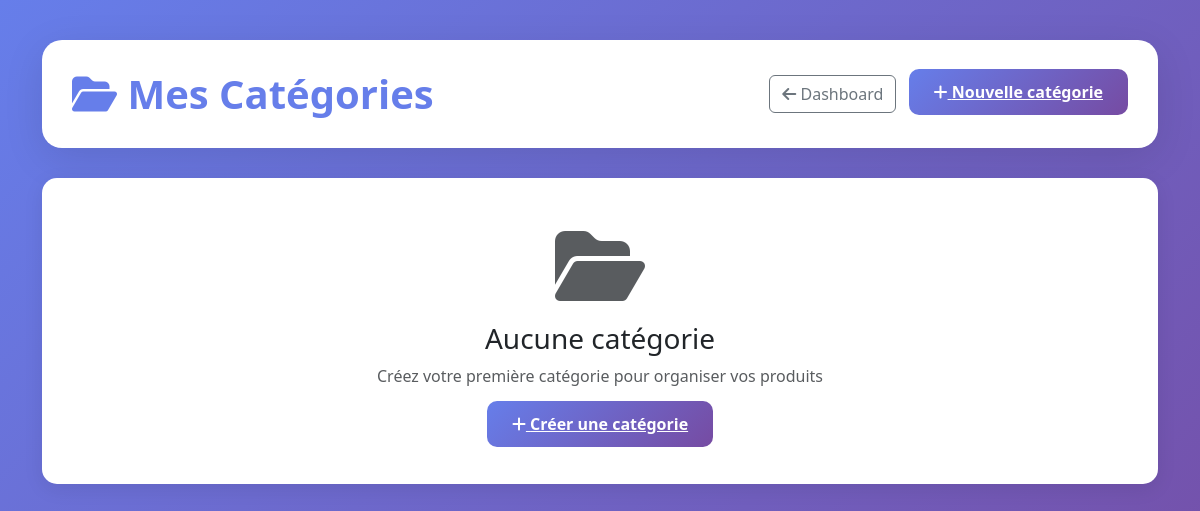
The app's page /products/categories/, older data.
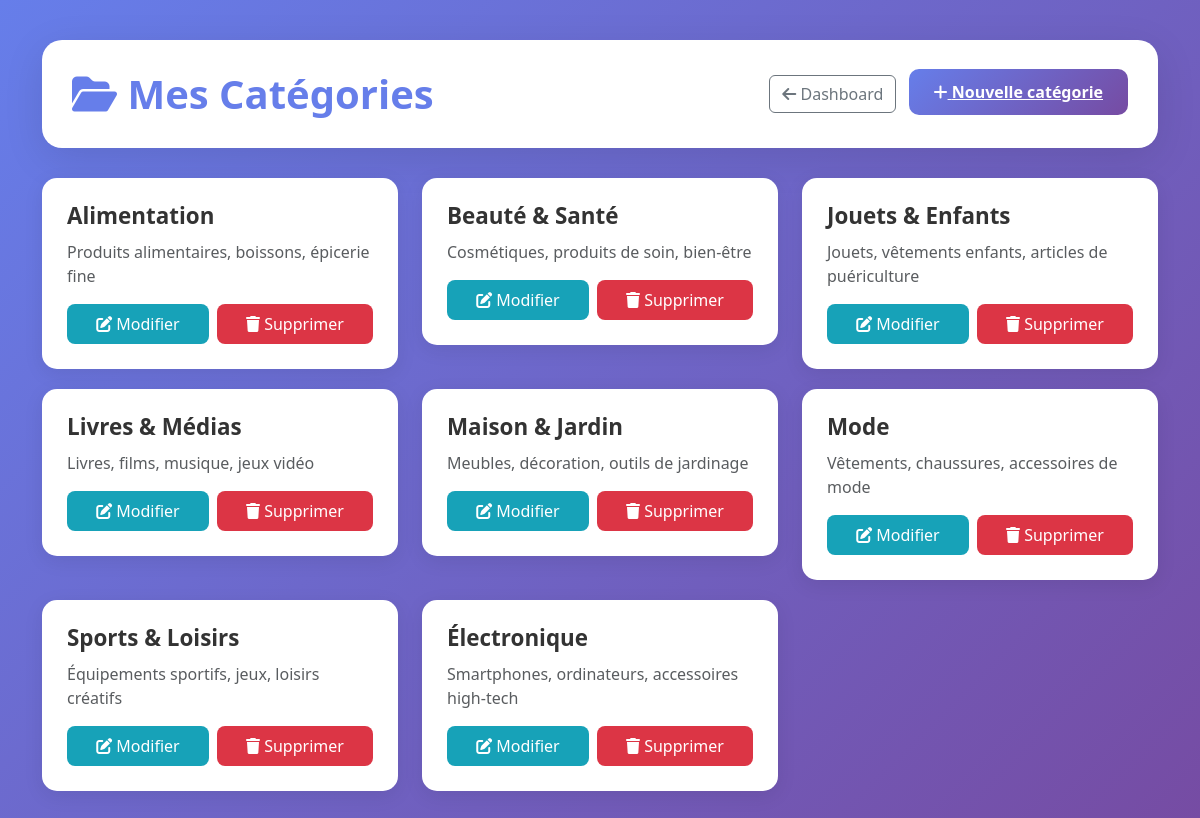
The same page, newer data.
### products/models.py (models this page shows, shortened)
class Category(models.Model):
    name = models.CharField(max_length=100, verbose_name="Nom de la catégorie")
    description = models.TextField(blank=True, verbose_name="Description")
    image = models.ImageField(upload_to='categories/', blank=True, null=True, verbose_name="Image")
    created_at = models.DateTimeField(auto_now_add=True)
    class Meta:
        verbose_name = "Catégorie"
        verbose_name_plural = "Catégories"
        ordering = ['name']

### products/views.py (the view)
# urls.py: path('categories/', views.category_list, name='category_list'),
def category_list(request):
    categories = Category.objects.all()
    return render(request, 'category/category_list.html', {'categories': categories})

### products/templates/category/category_list.html (shortened to what this page needs)
<!DOCTYPE html>
<html lang="fr">
<head>
<link href="https://cdn.jsdelivr.net/npm/bootstrap@5.3.2/dist/css/bootstrap.min.css" rel="stylesheet">
<link href="https://cdnjs.cloudflare.com/ajax/libs/font-awesome/6.4.0/css/all.min.css" rel="stylesheet">
</head>
<body>
    <div class="container">
        <div class="page-header">
            <div class="d-flex justify-content-between align-items-center flex-wrap">
                <h1><i class="fas fa-folder-open"></i> Mes Catégories</h1>
                <div>
                    <a href="{% url 'dashboard_vendor' %}" class="btn btn-outline-secondary me-2">
                        <i class="fas fa-arrow-left"></i> Dashboard
                    </a>
                    <a href="{% url 'category_create' %}" class="btn-add">
                        <i class="fas fa-plus"></i> Nouvelle catégorie
                    </a>
                </div>
            </div>
        </div>
        {% if categories %}
            <div class="row">
                {% for category in categories %}
                <div class="col-md-6 col-lg-4">
                    <div class="category-card">
                        <h3 class="category-name">{{ category.name }}</h3>
                        <p class="text-muted">{{ category.description|truncatewords:15 }}</p>
                        <div class="d-flex gap-2 mt-3">
                            <a href="{% url 'category_update' category.id %}" class="btn-edit flex-fill text-center">
                                <i class="fas fa-edit"></i> Modifier
                            </a>
                            <a href="{% url 'category_delete' category.id %}" class="btn-delete flex-fill text-center">
                                <i class="fas fa-trash"></i> Supprimer
                            </a>
                        </div>
                    </div>
                </div>
                {% endfor %}
            </div>
        {% else %}
            <div class="category-card text-center py-5">
                <i class="fas fa-folder-open fa-5x text-muted mb-3"></i>
                <h3>Aucune catégorie</h3>
                <p class="text-muted mb-4">Créez votre première catégorie pour organiser vos produits</p>
                <a href="{% url 'category_create' %}" class="btn-add">
                    <i class="fas fa-plus"></i> Créer une catégorie
                </a>
            </div>
        {% endif %}
    </div>
</body>
</html>

Row changes from the older to the newer data that the page shows:
added Category: name "Alimentation", description "Produits alimentaires, boissons, épicerie fine"
added Category: name "Beauté & Santé", description "Cosmétiques, produits de soin, bien-être"
added Category: name "Jouets & Enfants", description "Jouets, vêtements enfants, articles de puériculture"
added Category: name "Livres & Médias", description "Livres, films, musique, jeux vidéo"
added Category: name "Maison & Jardin", description "Meubles, décoration, outils de jardinage"
added Category: name "Mode", description "Vêtements, chaussures, accessoires de mode"
added Category: name "Sports & Loisirs", description "Équipements sportifs, jeux, loisirs créatifs"
added Category: name "Électronique", description "Smartphones, ordinateurs, accessoires high-tech"
Text that changed along with them:
text no longer shown: "Aucune catégorie Créez votre première catégorie pour organiser vos produits Créer une catégorie"
